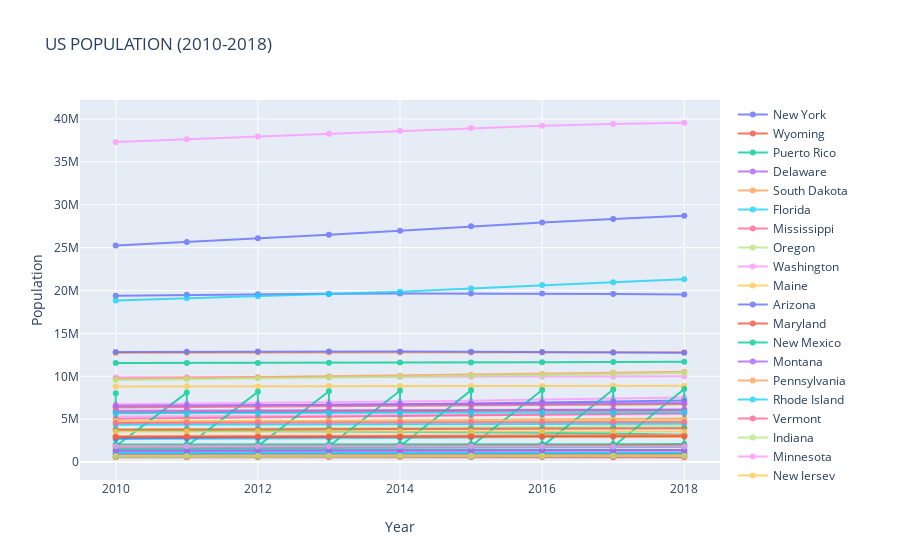

Notebook source saved alongside this figure:
### Code cell
a = set(Population_df["Region"])
a = list(a)

doubles = dict()
for i in range(0,len(a)):
    doubles[i] = Population_df[Population_df['Region'].str.contains(a[i])]

trace = dict()
for i in range(0,len(a)):
    trace[i] = go.Scatter(x = doubles[i]['Year'],y=doubles[i]['Population'],name = a[i],opacity = 0.8)

data = [trace[0],trace[1],trace[2],trace[3],trace[4],trace[5],trace[6],trace[7],trace[8],trace[9],
        trace[10],trace[11],trace[12],trace[13],trace[14],trace[15],trace[16],trace[17],trace[18],trace[19],
         trace[20],trace[21],trace[22],trace[23],trace[24],trace[25],trace[26],trace[27],trace[28],trace[29],
          trace[30],trace[31],trace[32],trace[33],trace[34],trace[35],trace[36],trace[37],trace[38],trace[39],
           trace[40],trace[41],trace[42],trace[43],trace[44],trace[45],trace[46],trace[47],trace[48],trace[49],
            trace[50],trace[51]]

layout = dict(title = "US POPULATION (2010-2018)",
              xaxis = dict(title = 'Year'),
              yaxis = dict(title = 'Population'),)

fig = dict(data=data, layout=layout)
py.iplot(fig)
plt.savefig('./images/population.png')

### Figure 1 — Plotly figure (JSON) as saved in the notebook; plotly's stock layout.template omitted (floating-point values rounded to 4 significant figures)
{"data": [{"name": "New York", "opacity": 0.8, "type": "scatter", "x": [2010, 2011, 2012, 2013, 2014, 2015, 2016, 2017, 2018], "y": ["19,400,080", "19,498,514", "19,574,549", "19,628,043", "19,656,330", "19,661,411", "19,641,589", "19,590,719", "19,542,209"]}, {"name": "Wyoming", "opacity": 0.8, "type": "scatter", "x": [2010, 2011, 2012, 2013, 2014, 2015, 2016, 2017, 2018], "y": ["564,483", "567,224", "576,270", "582,123", "582,548", "585,668", "584,290", "578,934", "577,737"]}, {"name": "Puerto Rico", "opacity": 0.8, "type": "scatter", "x": [2010, 2011, 2012, 2013, 2014, 2015, 2016, 2017, 2018], "y": ["3,721,525", "3,678,732", "3,634,488", "3,593,077", "3,534,874", "3,473,166", "3,406,495", "3,325,001", "3,195,153"]}, {"name": "Delaware", "opacity": 0.8, "type": "scatter", "x": [2010, 2011, 2012, 2013, 2014, 2015, 2016, 2017, 2018], "y": ["899,595", "907,316", "915,188", "923,638", "932,596", "941,413", "949,216", "957,078", "967,171"]}, {"name": "South Dakota", "opacity": 0.8, "type": "scatter", "x": [2010, 2011, 2012, 2013, 2014, 2015, 2016, 2017, 2018], "y": ["816,165", "823,484", "833,496", "842,270", "849,088", "853,933", "862,890", "873,286", "882,235"]}, {"name": "Florida", "opacity": 0.8, "type": "scatter", "x": [2010, 2011, 2012, 2013, 2014, 2015, 2016, 2017, 2018], "y": ["18,845,785", "19,093,352", "19,326,230", "19,563,166", "19,860,330", "20,224,249", "20,629,982", "20,976,812", "21,299,325"]}, {"name": "Mississippi", "opacity": 0.8, "type": "scatter", "x": [2010, 2011, 2012, 2013, 2014, 2015, 2016, 2017, 2018], "y": ["2,970,536", "2,978,470", "2,983,767", "2,988,797", "2,990,623", "2,988,693", "2,988,298", "2,989,663", "2,986,530"]}, {"name": "Oregon", "opacity": 0.8, "type": "scatter", "x": [2010, 2011, 2012, 2013, 2014, 2015, 2016, 2017, 2018], "y": ["3,837,532", "3,871,728", "3,899,118", "3,922,908", "3,964,106", "4,016,918", "4,091,404", "4,146,592", "4,190,713"]}, {"name": "Washington", "opacity": 0.8, "type": "scatter", "x": [2010, 2011, 2012, 2013, 2014, 2015, 2016, 2017, 2018], "y": ["6,742,902", "6,821,655", "6,892,876", "6,962,906", "7,052,439", "7,163,543", "7,294,680", "7,425,432", "7,535,591"]}, {"name": "Maine", "opacity": 0.8, "type": "scatter", "x": [2010, 2011, 2012, 2013, 2014, 2015, 2016, 2017, 2018], "y": ["1,327,632", "1,328,150", "1,327,691", "1,328,196", "1,330,760", "1,328,484", "1,331,370", "1,335,063", "1,338,404"]}, {"name": "Arizona", "opacity": 0.8, "type": "scatter", "x": [2010, 2011, 2012, 2013, 2014, 2015, 2016, 2017, 2018], "y": ["6,407,774", "6,473,497", "6,556,629", "6,634,999", "6,733,840", "6,833,596", "6,945,452", "7,048,876", "7,171,646"]}, {"name": "Maryland", "opacity": 0.8, "type": "scatter", "x": [2010, 2011, 2012, 2013, 2014, 2015, 2016, 2017, 2018], "y": ["5,788,642", "5,838,991", "5,887,072", "5,923,704", "5,958,165", "5,986,717", "6,004,692", "6,024,891", "6,042,718"]}, {"name": "New Mexico", "opacity": 0.8, "type": "scatter", "x": [2010, 2011, 2012, 2013, 2014, 2015, 2016, 2017, 2018], "y": ["2,064,588", "2,080,395", "2,087,549", "2,092,792", "2,090,342", "2,090,211", "2,092,789", "2,093,395", "2,095,428"]}, {"name": "Montana", "opacity": 0.8, "type": "scatter", "x": [2010, 2011, 2012, 2013, 2014, 2015, 2016, 2017, 2018], "y": ["990,722", "997,221", "1,003,754", "1,013,564", "1,021,891", "1,030,503", "1,040,863", "1,053,090", "1,062,305"]}, {"name": "Pennsylvania", "opacity": 0.8, "type": "scatter", "x": [2010, 2011, 2012, 2013, 2014, 2015, 2016, 2017, 2018], "y": ["12,711,158", "12,744,583", "12,766,827", "12,776,621", "12,789,101", "12,785,759", "12,783,538", "12,790,447", "12,807,060"]}, {"name": "Rhode Island", "opacity": 0.8, "type": "scatter", "x": [2010, 2011, 2012, 2013, 2014, 2015, 2016, 2017, 2018], "y": ["1,053,938", "1,053,536", "1,054,601", "1,055,122", "1,056,017", "1,056,173", "1,057,063", "1,056,486", "1,057,315"]}, {"name": "Vermont", "opacity": 0.8, "type": "scatter", "x": [2010, 2011, 2012, 2013, 2014, 2015, 2016, 2017, 2018], "y": ["625,880", "626,979", "626,063", "626,212", "625,218", "625,197", "623,644", "624,525", "626,299"]}, {"name": "Indiana", "opacity": 0.8, "type": "scatter", "x": [2010, 2011, 2012, 2013, 2014, 2015, 2016, 2017, 2018], "y": ["6,490,436", "6,516,045", "6,537,640", "6,568,367", "6,593,533", "6,608,296", "6,633,344", "6,660,082", "6,691,878"]}, {"name": "Minnesota", "opacity": 0.8, "type": "scatter", "x": [2010, 2011, 2012, 2013, 2014, 2015, 2016, 2017, 2018], "y": ["5,310,843", "5,345,668", "5,376,550", "5,413,693", "5,451,522", "5,482,503", "5,523,409", "5,568,155", "5,611,179"]}, {"name": "New Jersey", "opacity": 0.8, "type": "scatter", "x": [2010, 2011, 2012, 2013, 2014, 2015, 2016, 2017, 2018], "y": ["8,799,624", "8,827,783", "8,845,483", "8,858,362", "8,866,780", "8,870,869", "8,874,516", "8,888,543", "8,908,520"]}, {"name": "Hawaii", "opacity": 0.8, "type": "scatter", "x": [2010, 2011, 2012, 2013, 2014, 2015, 2016, 2017, 2018], "y": ["1,363,963", "1,379,252", "1,394,905", "1,408,453", "1,414,862", "1,422,484", "1,428,105", "1,424,203", "1,420,491"]}, {"name": "Oklahoma", "opacity": 0.8, "type": "scatter", "x": [2010, 2011, 2012, 2013, 2014, 2015, 2016, 2017, 2018], "y": ["3,759,632", "3,787,821", "3,818,600", "3,853,205", "3,878,367", "3,909,831", "3,926,769", "3,932,640", "3,943,079"]}, {"name": "Idaho", "opacity": 0.8, "type": "scatter", "x": [2010, 2011, 2012, 2013, 2014, 2015, 2016, 2017, 2018], "y": ["1,570,773", "1,583,828", "1,595,441", "1,611,530", "1,631,479", "1,651,523", "1,682,930", "1,718,904", "1,754,208"]}, {"name": "New Hampshire", "opacity": 0.8, "type": "scatter", "x": [2010, 2011, 2012, 2013, 2014, 2015, 2016, 2017, 2018], "y": ["1,316,777", "1,319,815", "1,323,962", "1,326,408", "1,333,223", "1,336,294", "1,342,373", "1,349,767", "1,356,458"]}, {"name": "South Carolina", "opacity": 0.8, "type": "scatter", "x": [2010, 2011, 2012, 2013, 2014, 2015, 2016, 2017, 2018], "y": ["4,635,656", "4,671,422", "4,717,112", "4,764,153", "4,823,793", "4,892,253", "4,958,235", "5,021,219", "5,084,127"]}, {"name": "Nevada", "opacity": 0.8, "type": "scatter", "x": [2010, 2011, 2012, 2013, 2014, 2015, 2016, 2017, 2018], "y": ["2,702,464", "2,712,799", "2,744,566", "2,776,972", "2,819,012", "2,868,666", "2,919,772", "2,972,405", "3,034,392"]}, {"name": "Colorado", "opacity": 0.8, "type": "scatter", "x": [2010, 2011, 2012, 2013, 2014, 2015, 2016, 2017, 2018], "y": ["5,048,281", "5,121,771", "5,193,721", "5,270,482", "5,351,218", "5,452,107", "5,540,921", "5,615,902", "5,695,564"]}, {"name": "District of Columbia", "opacity": 0.8, "type": "scatter", "x": [2010, 2011, 2012, 2013, 2014, 2015, 2016, 2017, 2018], "y": ["605,085", "619,602", "634,725", "650,431", "662,513", "675,254", "686,575", "695,691", "702,455"]}, {"name": "Michigan", "opacity": 0.8, "type": "scatter", "x": [2010, 2011, 2012, 2013, 2014, 2015, 2016, 2017, 2018], "y": ["9,877,535", "9,881,521", "9,896,930", "9,913,349", "9,930,589", "9,932,573", "9,951,890", "9,976,447", "9,995,915"]}, {"name": "Kansas", "opacity": 0.8, "type": "scatter", "x": [2010, 2011, 2012, 2013, 2014, 2015, 2016, 2017, 2018], "y": ["2,858,213", "2,869,035", "2,885,361", "2,893,510", "2,900,896", "2,909,502", "2,911,263", "2,910,689", "2,911,505"]}, {"name": "Illinois", "opacity": 0.8, "type": "scatter", "x": [2010, 2011, 2012, 2013, 2014, 2015, 2016, 2017, 2018], "y": ["12,840,762", "12,867,291", "12,884,119", "12,898,269", "12,888,962", "12,864,342", "12,826,895", "12,786,196", "12,741,080"]}, {"name": "Nebraska", "opacity": 0.8, "type": "scatter", "x": [2010, 2011, 2012, 2013, 2014, 2015, 2016, 2017, 2018], "y": ["1,829,536", "1,840,538", "1,853,323", "1,865,414", "1,879,522", "1,891,507", "1,905,924", "1,917,575", "1,929,268"]}, {"name": "Virginia", "opacity": 0.8, "type": "scatter", "x": [2010, 2010, 2011, 2011, 2012, 2012, 2013, 2013, 2014, 2014, 2015, 2015, 2016, 2016, 2017, 2017, 2018, 2018], "y": ["8,023,680", "1,854,214", "8,100,469", "1,856,074", "8,185,229", "1,856,764", "8,253,053", "1,853,873", "8,312,076", "1,849,467", "8,362,907", "1,841,996", "8,410,946", "1,830,929", "8,465,207", "1,817,048", "8,517,685", "1,805,832"]}, {"name": "Missouri", "opacity": 0.8, "type": "scatter", "x": [2010, 2011, 2012, 2013, 2014, 2015, 2016, 2017, 2018], "y": ["5,995,976", "6,009,641", "6,024,081", "6,040,658", "6,056,293", "6,071,745", "6,087,203", "6,108,612", "6,126,452"]}, {"name": "Georgia", "opacity": 0.8, "type": "scatter", "x": [2010, 2011, 2012, 2013, 2014, 2015, 2016, 2017, 2018], "y": ["9,711,810", "9,801,578", "9,901,496", "9,973,326", "10,069,001", "10,181,111", "10,304,763", "10,413,055", "10,519,475"]}, {"name": "Kentucky", "opacity": 0.8, "type": "scatter", "x": [2010, 2011, 2012, 2013, 2014, 2015, 2016, 2017, 2018], "y": ["4,348,200", "4,369,488", "4,386,381", "4,404,817", "4,414,483", "4,425,999", "4,438,229", "4,453,874", "4,468,402"]}, {"name": "Tennessee", "opacity": 0.8, "type": "scatter", "x": [2010, 2011, 2012, 2013, 2014, 2015, 2016, 2017, 2018], "y": ["6,355,301", "6,397,410", "6,451,281", "6,493,432", "6,540,826", "6,590,808", "6,645,011", "6,708,794", "6,770,010"]}, {"name": "North Carolina", "opacity": 0.8, "type": "scatter", "x": [2010, 2011, 2012, 2013, 2014, 2015, 2016, 2017, 2018], "y": ["9,574,293", "9,656,754", "9,749,123", "9,843,599", "9,933,944", "10,033,079", "10,156,679", "10,270,800", "10,383,620"]}, {"name": "California", "opacity": 0.8, "type": "scatter", "x": [2010, 2011, 2012, 2013, 2014, 2015, 2016, 2017, 2018], "y": ["37,320,903", "37,641,823", "37,960,782", "38,280,824", "38,625,139", "38,953,142", "39,209,127", "39,399,349", "39,557,045"]}, {"name": "Alabama", "opacity": 0.8, "type": "scatter", "x": [2010, 2011, 2012, 2013, 2014, 2015, 2016, 2017, 2018], "y": ["4,785,448", "4,798,834", "4,815,564", "4,830,460", "4,842,481", "4,853,160", "4,864,745", "4,875,120", "4,887,871"]}, {"name": "Utah", "opacity": 0.8, "type": "scatter", "x": [2010, 2011, 2012, 2013, 2014, 2015, 2016, 2017, 2018], "y": ["2,775,334", "2,814,216", "2,853,467", "2,897,927", "2,937,399", "2,982,497", "3,042,613", "3,103,118", "3,161,105"]}, {"name": "North Dakota", "opacity": 0.8, "type": "scatter", "x": [2010, 2011, 2012, 2013, 2014, 2015, 2016, 2017, 2018], "y": ["674,710", "685,136", "701,116", "721,999", "737,382", "754,022", "754,353", "755,176", "760,077"]}, {"name": "Ohio", "opacity": 0.8, "type": "scatter", "x": [2010, 2011, 2012, 2013, 2014, 2015, 2016, 2017, 2018], "y": ["11,539,327", "11,543,463", "11,548,369", "11,576,576", "11,602,973", "11,617,850", "11,635,003", "11,664,129", "11,689,442"]}, {"name": "Massachusetts", "opacity": 0.8, "type": "scatter", "x": [2010, 2011, 2012, 2013, 2014, 2015, 2016, 2017, 2018], "y": ["6,566,431", "6,613,149", "6,663,158", "6,713,944", "6,763,652", "6,795,891", "6,826,022", "6,863,246", "6,902,149"]}, {"name": "Iowa", "opacity": 0.8, "type": "scatter", "x": [2010, 2011, 2012, 2013, 2014, 2015, 2016, 2017, 2018], "y": ["3,050,767", "3,066,054", "3,076,097", "3,093,078", "3,109,504", "3,121,460", "3,131,785", "3,143,637", "3,156,145"]}, {"name": "Wisconsin", "opacity": 0.8, "type": "scatter", "x": [2010, 2011, 2012, 2013, 2014, 2015, 2016, 2017, 2018], "y": ["5,690,479", "5,704,755", "5,719,855", "5,736,952", "5,751,974", "5,761,406", "5,772,958", "5,792,051", "5,813,568"]}, {"name": "Louisiana", "opacity": 0.8, "type": "scatter", "x": [2010, 2011, 2012, 2013, 2014, 2015, 2016, 2017, 2018], "y": ["4,544,532", "4,575,184", "4,600,814", "4,624,577", "4,644,204", "4,664,851", "4,678,215", "4,670,818", "4,659,978"]}, {"name": "Alaska", "opacity": 0.8, "type": "scatter", "x": [2010, 2011, 2012, 2013, 2014, 2015, 2016, 2017, 2018], "y": ["713,906", "722,038", "730,399", "737,045", "736,307", "737,547", "741,504", "739,786", "737,438"]}, {"name": "West Virginia", "opacity": 0.8, "type": "scatter", "x": [2010, 2011, 2012, 2013, 2014, 2015, 2016, 2017, 2018], "y": ["1,854,214", "1,856,074", "1,856,764", "1,853,873", "1,849,467", "1,841,996", "1,830,929", "1,817,048", "1,805,832"]}, {"name": "Connecticut", "opacity": 0.8, "type": "scatter", "x": [2010, 2011, 2012, 2013, 2014, 2015, 2016, 2017, 2018], "y": ["3,579,125", "3,588,023", "3,594,395", "3,594,915", "3,594,783", "3,587,509", "3,578,674", "3,573,880", "3,572,665"]}, {"name": "Texas", "opacity": 0.8, "type": "scatter", "x": [2010, 2011, 2012, 2013, 2014, 2015, 2016, 2017, 2018], "y": ["25,242,679", "25,646,227", "26,089,620", "26,489,464", "26,977,142", "27,486,814", "27,937,492", "28,322,717", "28,701,845"]}, {"name": "Arkansas", "opacity": 0.8, "type": "scatter", "x": [2010, 2011, 2012, 2013, 2014, 2015, 2016, 2017, 2018], "y": ["2,921,978", "2,940,407", "2,952,109", "2,959,549", "2,967,726", "2,978,407", "2,990,410", "3,002,997", "3,013,825"]}], "layout": {"title": {"text": "US POPULATION (2010-2018)"}, "xaxis": {"title": {"text": "Year"}}, "yaxis": {"title": {"text": "Population"}}}}
